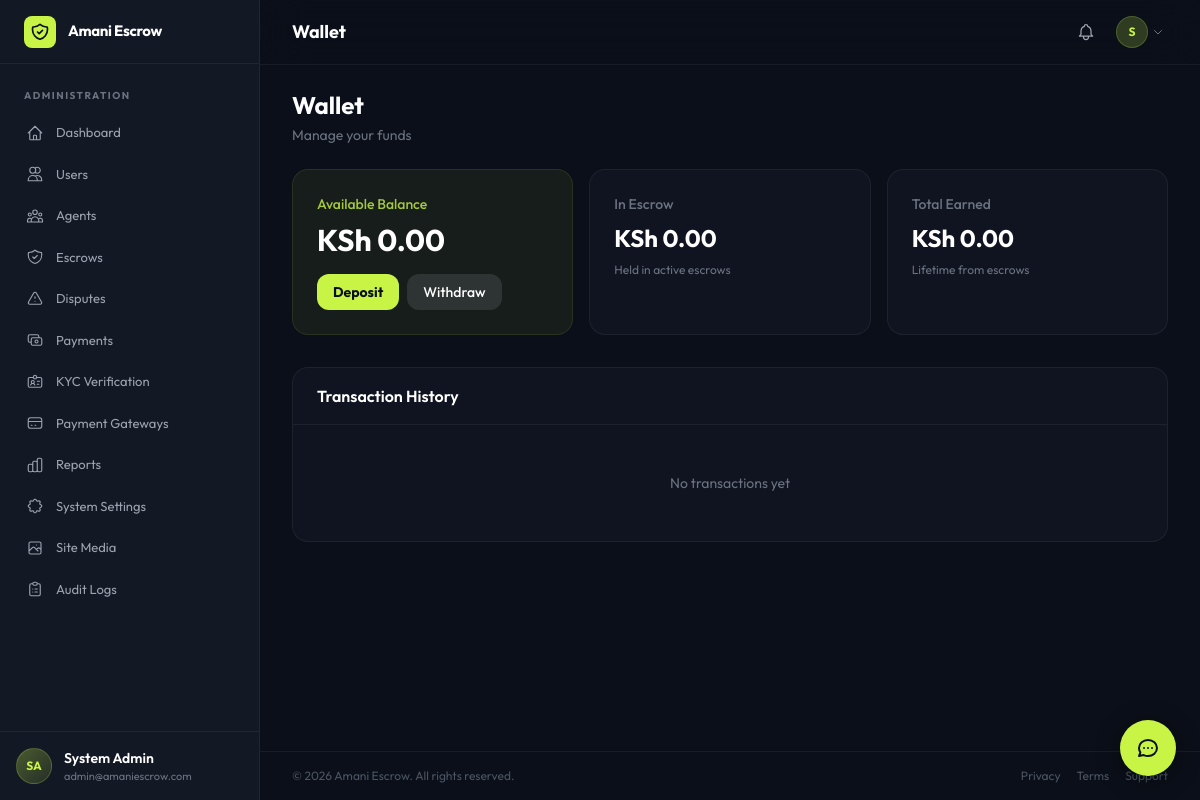
Page /pages/wallet/index.php (signed in) on the committed database.
### tables this page shows
CREATE TABLE `settings` (
    `id` INT UNSIGNED AUTO_INCREMENT PRIMARY KEY,
    `setting_key` VARCHAR(100) NOT NULL UNIQUE,
    `setting_value` TEXT DEFAULT NULL,
    `setting_type` ENUM('text','number','boolean','json','color','image','textarea','file') NOT NULL DEFAULT 'text',
    `category` VARCHAR(50) NOT NULL DEFAULT 'general',
    `label` VARCHAR(150) NOT NULL,
    `description` TEXT DEFAULT NULL,
    `is_public` TINYINT(1) NOT NULL DEFAULT 0,
    `updated_at` DATETIME NOT NULL DEFAULT CURRENT_TIMESTAMP ON UPDATE CURRENT_TIMESTAMP,
    INDEX `idx_settings_key` (`setting_key`),
    INDEX `idx_settings_category` (`category`)
);

CREATE TABLE `wallets` (
    `id` INT UNSIGNED AUTO_INCREMENT PRIMARY KEY,
    `user_id` INT UNSIGNED NOT NULL,
    `currency` VARCHAR(3) NOT NULL DEFAULT 'KES',
    `balance` DECIMAL(15,2) NOT NULL DEFAULT 0.00,
    `escrow_balance` DECIMAL(15,2) NOT NULL DEFAULT 0.00,
    `total_earned` DECIMAL(15,2) NOT NULL DEFAULT 0.00,
    `total_withdrawn` DECIMAL(15,2) NOT NULL DEFAULT 0.00,
    `is_active` TINYINT(1) NOT NULL DEFAULT 1,
    `created_at` DATETIME NOT NULL DEFAULT CURRENT_TIMESTAMP,
    `updated_at` DATETIME NOT NULL DEFAULT CURRENT_TIMESTAMP ON UPDATE CURRENT_TIMESTAMP,
    UNIQUE KEY `unique_user_currency` (`user_id`, `currency`),
    FOREIGN KEY (`user_id`) REFERENCES `users`(`id`)
);

CREATE TABLE `users` (
    `id` INT UNSIGNED AUTO_INCREMENT PRIMARY KEY,
    `uuid` VARCHAR(36) NOT NULL UNIQUE,
    `first_name` VARCHAR(100) NOT NULL,
    `last_name` VARCHAR(100) NOT NULL,
    `email` VARCHAR(255) NOT NULL UNIQUE,
    `phone` VARCHAR(20) DEFAULT NULL,
    `password_hash` VARCHAR(255) NOT NULL,
    `avatar` VARCHAR(500) DEFAULT NULL,
    `role` ENUM('user','agent','admin','superadmin') NOT NULL DEFAULT 'user',
    `status` ENUM('active','suspended','banned','pending') NOT NULL DEFAULT 'pending',
    `email_verified` TINYINT(1) NOT NULL DEFAULT 0,
    `phone_verified` TINYINT(1) NOT NULL DEFAULT 0,
    `kyc_status` ENUM('none','pending','approved','rejected') NOT NULL DEFAULT 'none',
    `trust_score` DECIMAL(5,2) NOT NULL DEFAULT 0.00,
    `total_transactions` INT UNSIGNED NOT NULL DEFAULT 0,
    `total_volume` DECIMAL(15,2) NOT NULL DEFAULT 0.00,
    `preferred_currency` VARCHAR(3) NOT NULL DEFAULT 'KES',
    `timezone` VARCHAR(50) DEFAULT 'Africa/Nairobi',
    `two_factor_enabled` TINYINT(1) NOT NULL DEFAULT 0,
    `two_factor_secret` VARCHAR(255) DEFAULT NULL,
    `email_verification_token` VARCHAR(255) DEFAULT NULL,
    `password_reset_token` VARCHAR(255) DEFAULT NULL,
    `password_reset_expires` DATETIME DEFAULT NULL,
    `last_login_at` DATETIME DEFAULT NULL,
    `last_login_ip` VARCHAR(45) DEFAULT NULL,
    `business_name` VARCHAR(255) DEFAULT NULL,
    `business_type` VARCHAR(100) DEFAULT NULL,
    `business_registration` VARCHAR(100) DEFAULT NULL,
    `address` TEXT DEFAULT NULL,
    `city` VARCHAR(100) DEFAULT NULL,
    `country` VARCHAR(100) DEFAULT 'Kenya',
    `created_at` DATETIME NOT NULL DEFAULT CURRENT_TIMESTAMP,
    `updated_at` DATETIME NOT NULL DEFAULT CURRENT_TIMESTAMP ON UPDATE CURRENT_TIMESTAMP,
    INDEX `idx_users_email` (`email`),
    INDEX `idx_users_role` (`role`),
    INDEX `idx_users_status` (`status`)
);

CREATE TABLE `currencies` (
    `id` INT UNSIGNED AUTO_INCREMENT PRIMARY KEY,
    `code` VARCHAR(3) NOT NULL UNIQUE,
    `name` VARCHAR(100) NOT NULL,
    `symbol` VARCHAR(10) NOT NULL,
    `exchange_rate` DECIMAL(15,6) NOT NULL DEFAULT 1.000000,
    `is_active` TINYINT(1) NOT NULL DEFAULT 1,
    `is_default` TINYINT(1) NOT NULL DEFAULT 0,
    `updated_at` DATETIME NOT NULL DEFAULT CURRENT_TIMESTAMP ON UPDATE CURRENT_TIMESTAMP
);

### pages/wallet/index.php (the view, shortened to what the rows shown need)
<?php
$pageTitle = 'Wallet';
require_once __DIR__ . '/../../includes/init.php';
$user = Auth::user();
$db = Database::getInstance();
$wallet = $db->fetch("SELECT * FROM wallets WHERE user_id = ? LIMIT 1", [$user['id']]);
require_once APP_ROOT . '/templates/header.php';
?>
<div class="max-w-4xl mx-auto">
    <div class="mb-6">
        <h1 class="text-2xl font-bold text-white">Wallet</h1>
    </div>
    <div class="grid grid-cols-1 sm:grid-cols-2 lg:grid-cols-3 gap-3 sm:gap-4 mb-8">
        <div class="rounded-2xl p-6 text-white border border-accent/10" style="background:rgba(200,245,69,.06)">
            <p class="text-sm text-accent/80 font-medium">Available Balance</p>
            <p class="text-2xl sm:text-3xl font-bold mt-2 truncate"><?= formatMoney($wallet['balance'] ?? 0, $user['preferred_currency']) ?></p>
            <div class="flex gap-2 mt-4">
                <button onclick="document.getElementById('depositModal').classList.remove('hidden')" class="px-4 py-2 bg-accent text-surface text-sm font-bold rounded-xl hover:opacity-90 transition-all">Deposit</button>
                <a href="<?= APP_URL ?>/pages/wallet/withdrawals.php" class="px-4 py-2 bg-white/10 hover:bg-white/15 text-white text-sm font-medium rounded-xl transition-colors">Withdraw</a>
            </div>
        </div>
        <div class="glass-card rounded-2xl p-6 border border-white/[0.06]">
            <p class="text-sm text-gray-500 font-medium">In Escrow</p>
            <p class="text-xl sm:text-2xl font-bold text-white mt-2 truncate"><?= formatMoney($wallet['escrow_balance'] ?? 0, $user['preferred_currency']) ?></p>
            <p class="text-xs text-gray-500 mt-2">Held in active escrows</p>
        </div>
        <div class="glass-card rounded-2xl p-6 border border-white/[0.06]">
            <p class="text-sm text-gray-500 font-medium">Total Earned</p>
            <p class="text-xl sm:text-2xl font-bold text-white mt-2 truncate"><?= formatMoney($wallet['total_earned'] ?? 0, $user['preferred_currency']) ?></p>
            <p class="text-xs text-gray-500 mt-2">Lifetime from escrows</p>
        </div>
    </div>
</div>
<?php require_once APP_ROOT . '/templates/footer.php'; ?>

### templates/header.php (shortened to what the rows shown need)
<?php
$currentUser = Auth::user();
$platformName = Settings::get('platform_name', 'Amani Escrow');
$logoUrl = siteLogo();
?>
<!DOCTYPE html>
<html lang="en" class="h-full">
<head>
    <script src="https://cdn.tailwindcss.com"></script>
</head>
<body class="h-full overflow-x-hidden">
<div class="flex h-full">
<aside id="sidebar" class="hidden lg:flex lg:flex-col w-[260px] bg-surface-100 fixed inset-y-0 left-0 z-40 border-r border-white/[0.06]">
    <div class="flex items-center gap-3 px-6 h-16 border-b border-white/[0.06]">
        <?php if ($logoUrl): ?>
            <img src="<?= htmlspecialchars($logoUrl) ?>" alt="<?= htmlspecialchars($platformName) ?>" class="h-8 w-auto max-w-[200px] object-contain object-left">
        <?php else: ?>
            <div class="w-8 h-8 rounded-lg bg-accent flex items-center justify-center shrink-0">
            </div>
            <span class="text-[15px] font-bold text-white tracking-tight"><?= htmlspecialchars($platformName) ?></span>
        <?php endif; ?>
    </div>
    <div class="px-4 py-4 border-t border-white/[0.06]">
        <div class="flex items-center gap-3">
            <?php
            $avatarUrl = !empty($currentUser['avatar']) ? (strpos($currentUser['avatar'], 'http') === 0 ? $currentUser['avatar'] : APP_URL . '/' . ltrim($currentUser['avatar'], '/')) : '';
            ?>
            <?php if ($avatarUrl): ?>
                <img src="<?= htmlspecialchars($avatarUrl) ?>" alt="" class="w-9 h-9 rounded-full object-cover border border-accent/20">
            <?php else: ?>
                <div class="w-9 h-9 rounded-full bg-gradient-to-br from-accent/30 to-accent/10 flex items-center justify-center text-accent text-xs font-bold border border-accent/20">
                    <?= strtoupper(substr($currentUser['first_name'],0,1).substr($currentUser['last_name'],0,1)) ?>
                </div>
            <?php endif; ?>
            <div class="flex-1 min-w-0">
                <p class="text-sm font-semibold text-white truncate"><?= htmlspecialchars($currentUser['first_name'].' '.$currentUser['last_name']) ?></p>
                <p class="text-[11px] text-gray-500 truncate"><?= htmlspecialchars($currentUser['email']) ?></p>
            </div>
        </div>
    </div>
</aside>
            <?php
            $avatarUrl = !empty($currentUser['avatar']) ? (strpos($currentUser['avatar'], 'http') === 0 ? $currentUser['avatar'] : APP_URL . '/' . ltrim($currentUser['avatar'], '/')) : '';
            ?>
<div class="flex-1 lg:ml-[260px] flex flex-col min-h-screen">
    <header class="sticky top-0 z-20 bg-surface/80 backdrop-blur-xl border-b border-white/[0.06]">
        <div class="flex items-center justify-between px-4 lg:px-8 h-16">
            <div class="flex items-center gap-4">
                <h2 class="text-lg font-bold text-white"><?= htmlspecialchars($pageTitle ?? 'Dashboard') ?></h2>
            </div>
            <div class="flex items-center gap-1 sm:gap-2 shrink-0">
                <div class="relative">
                    <button onclick="toggleDropdown('userDD')" class="flex items-center gap-1 p-1 rounded-xl hover:bg-white/5 transition-colors shrink-0">
                        <?php if ($avatarUrl): ?>
                            <img src="<?= htmlspecialchars($avatarUrl) ?>" alt="" class="w-7 h-7 sm:w-8 sm:h-8 rounded-full object-cover border border-accent/20">
                        <?php else: ?>
                            <div class="w-7 h-7 sm:w-8 sm:h-8 rounded-full bg-accent/20 flex items-center justify-center text-accent text-[10px] sm:text-xs font-bold border border-accent/20"><?= strtoupper(substr($currentUser['first_name'],0,1)) ?></div>
                        <?php endif; ?>
                        <svg class="w-3 h-3 text-gray-500 hidden sm:block" fill="none" viewBox="0 0 24 24" stroke="currentColor" stroke-width="2"><path stroke-linecap="round" stroke-linejoin="round" d="M19 9l-7 7-7-7"/></svg>
                    </button>
                </div>
            </div>
        </div>
    </header>
    <main class="flex-1 px-4 lg:px-8 py-6">

### rows in the picture
settings: setting_value "Amani Escrow"
wallets: user.last_name "SA", user.last_name "System Admin", user.email "admin@amaniescrow.com", user.first_name "S", balance.symbol "KSh 0.00", escrow_balance.symbol "KSh 0.00", total_earned.symbol "KSh 0.00"

### other values in the picture
$l[2] "Dashboard"
$l[2] "Users"
$l[2] "Agents"
$l[2] "Escrows"
$l[2] "Disputes"
$l[2] "Payments"
$l[2] "KYC Verification"
$l[2] "Payment Gateways"
$l[2] "Reports"
$l[2] "System Settings"
$l[2] "Site Media"
$l[2] "Audit Logs"
$pageTitle "Wallet"
Settings::get('platform_name', 'Amani Escrow') "Amani Escrow"
